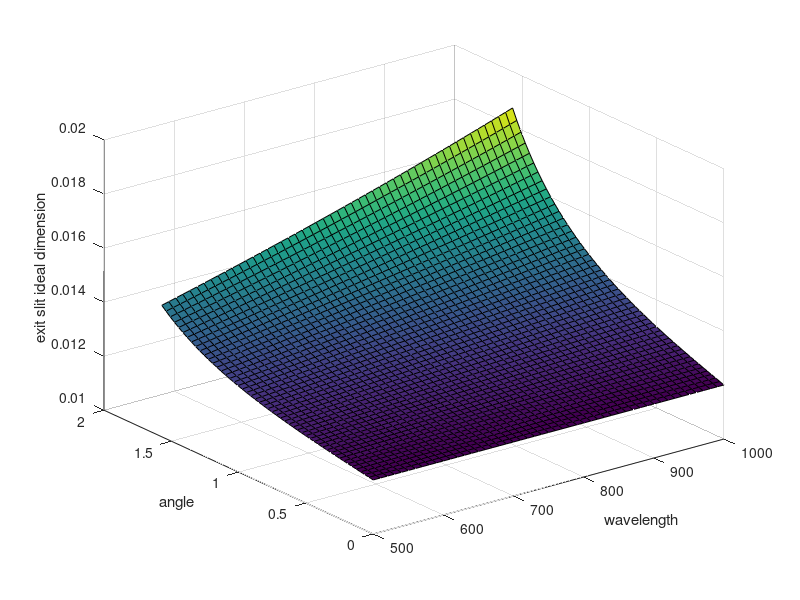
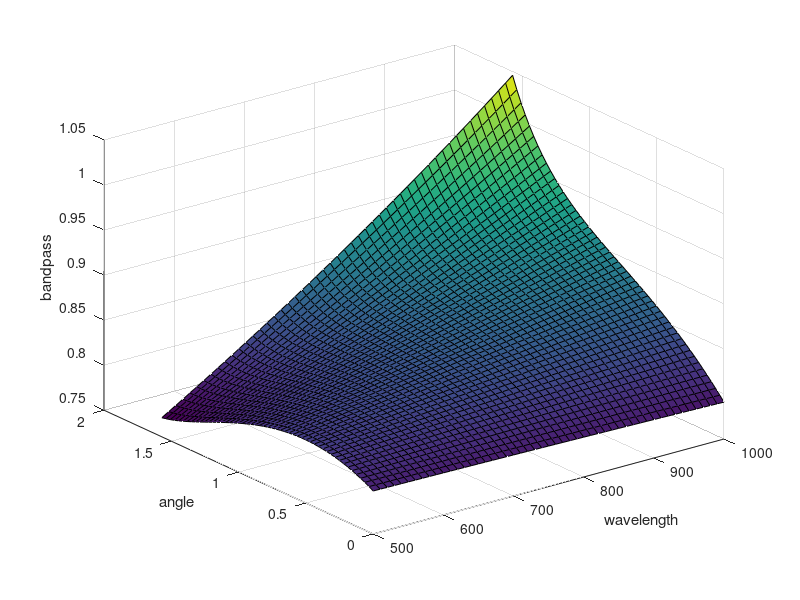

These figures' MATLAB source, in order:
clear all;
close all;
clc;
format long;

spectrum = [500 550 600 650 700 750];
D = pi./2;
k = 1;
n = 300;
Win = 0.004;
Lb = 150 ;
La = 50;

dlambda = 10;
lambda = (500:dlambda:1000)';
dD = pi./100;
D = (0:dD:pi/2)';

[xx,yy] = meshgrid(lambda,D);

Wex = Win.*(cos(asin((k.*n.*xx.*10^(-6))./(2.*cos(yy/2)))-yy/2)...
    .*Lb)./(cos(yy + asin((k.*n.*xx.*10^(-6))./(2.*cos(yy/2)))-yy/2).*La);
BP = Wex.*(cos(asin((k.*n.*xx.*10^(-6))./(2.*cos(yy/2)))-yy/2).*Lb)...
    ./(cos(yy + asin((k.*n.*xx.*10^(-6))./(2.*cos(yy/2)))-yy/2).*La)...
    .*(cos(yy + asin((k.*n.*xx.*10^(-6))./(2.*cos(yy/2)))-yy/2).*10^6)./(k.*n.*Lb)

figure()
surf(xx,yy,Wex)
xlabel('wavelength')
ylabel('angle')
zlabel('exit slit ideal dimension')
figure()
surf(xx,yy,BP)
xlabel('wavelength')
ylabel('angle')
zlabel('bandpass')